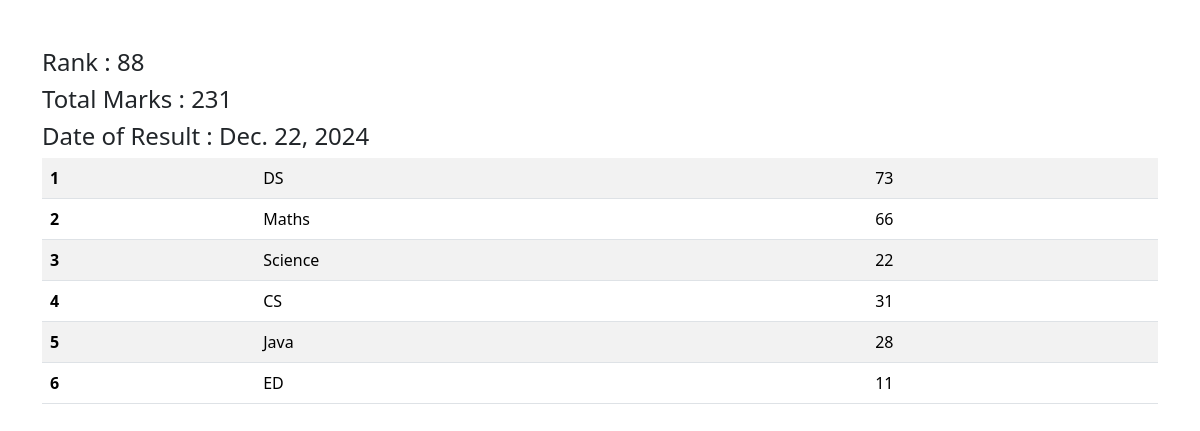
Screenshot of /see_marks/STU-0877/ with the database file from the repository.
### app1/models.py (models this page shows, shortened)
class SubjectMarks(models.Model):
    student = models.ForeignKey(Student, on_delete=models.CASCADE, related_name="studentmarks")
    subject = models.ForeignKey(Subject, on_delete=models.CASCADE)
    marks = models.IntegerField()
    class Meta:
        unique_together = ['student', 'subject']

class Student(models.Model):
    department = models.ForeignKey(Department, related_name="depart", on_delete=models.CASCADE)
    student_id = models.OneToOneField(StudentID, related_name="studentid", on_delete=models.SET_NULL, null=True)
    student_name = models.CharField(max_length=100)
    student_email = models.EmailField(unique=True)
    student_age = models.IntegerField(default=10)
    student_address = models.TextField()
    class Meta:
        ordering = ['student_name']
        verbose_name = "student"

class ReportCard(models.Model):
    student = models.ForeignKey(Student, related_name='studentreportcard', on_delete=models.CASCADE)
    student_rank = models.IntegerField()
    date_of_report_card_generation = models.DateField(auto_now_add=True)
    class Meta:
        unique_together = ['student_rank', 'date_of_report_card_generation']

class Subject(models.Model):
    subject_name = models.CharField(max_length=100)

### app1/views.py (the view)
# urls.py: path('see_marks/<student_id>/', see_marks, name="see_marks")
def see_marks(request, student_id):
    queryset = SubjectMarks.objects.filter(student__student_id__student_id=student_id)
    total_marks = queryset.aggregate(total_marks=Sum('marks'))
    return render(request, "see_marks.html",
                  {'queryset': queryset, 'total_marks': total_marks})

### templates/see_marks.html
{%  extends 'base.html' %}
{%  block start %}
<div class="container mt-5">
<h4>Rank : {{ queryset.first.student.studentreportcard.first.student_rank }}</h4>
<h4>Total Marks : {{ total_marks.total_marks }}</h4>
<h4>Date of Result : {{ queryset.first.student.studentreportcard.first.date_of_report_card_generation }}</h4>
<table class="table table-striped">
  <tbody>
  {% for marks in queryset %}
    <tr>
      <th scope="row">{{ forloop.counter }}</th>
      <td>
          {{ marks.subject.subject_name }}
      </td>
      <td>
          {{ marks.marks }}
      </td>
    </tr>
      {% endfor %}
  </tbody>
</table>
</div>
{% endblock %}

### rows the page displays
SubjectMarks: first.student.studentreportcard.first.student_rank "88", first.student.studentreportcard.first.date_of_report_card_generation "Dec. 22, 2024", subject.subject_name "DS", marks "73"
SubjectMarks: subject.subject_name "Maths", marks "66"
SubjectMarks: subject.subject_name "Science", marks "22"
SubjectMarks: subject.subject_name "CS", marks "31"
SubjectMarks: subject.subject_name "Java", marks "28"
SubjectMarks: subject.subject_name "ED", marks "11"

### other values shown
{{ total_marks.total_marks }} "231"
